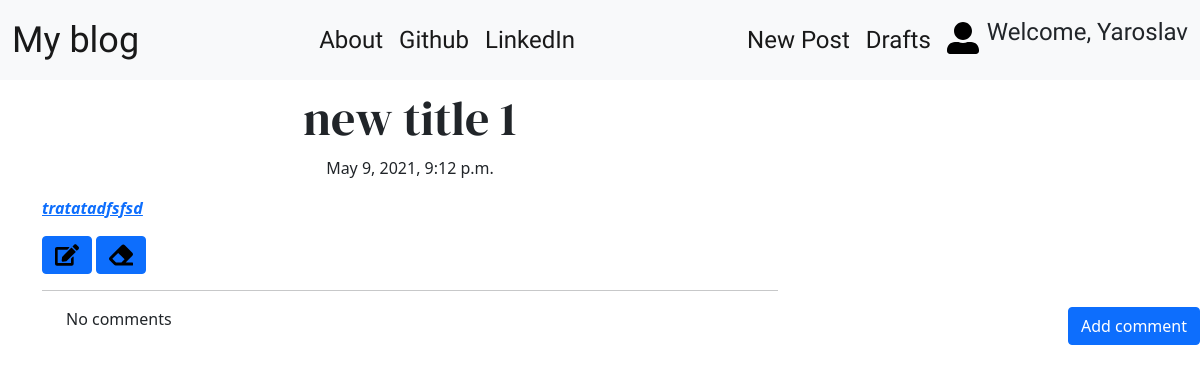
Screenshot of /3/ (signed in) with the database file from the repository.
### blog/models.py (models this page shows, shortened)
class Post(models.Model):
    author = models.ForeignKey('auth.User', on_delete=models.CASCADE)
    title = models.CharField(max_length=200)
    text = models.TextField()
    create_date = models.DateTimeField(default=timezone.now)
    published_date = models.DateTimeField(blank=True, null=True)

### blog/views.py (the view)
# urls.py: path('<int:pk>/', views.PostDetailView.as_view(), name='post_detail'),
class PostDetailView(DetailView):
    model = Post

### blog/templates/blog/post_detail.html
{% extends 'blog/base.html' %}
{% block content %}
{% load static %}
<h1 class="posttitle">{{ post.title }}</h1>
{% if post.published_date %}
    <div class="date postdate">
        {{ post.published_date }}
    </div>
{% else %}
    <a class="btn btn-primary" href="{% url 'post_publish' pk=post.pk %}">Publish</a>
{% endif %}
<p class="postcontent">{{ post.text|safe|linebreaksbr }}</p>
{% if user.is_authenticated %}
    <a class="btn btn-primary d-inline-flex" href="{% url 'post_edit' pk=post.pk %}">
        <svg xmlns="" width="24" height="24"><img src="{% static 'svg/edit_solid.svg' %}"></svg>
    </a>
    <a class="btn btn-primary d-inline-flex" href="{% url 'post_remove' pk=post.pk %}">
        <svg width="24" height="24"><img src="{% static 'svg/eraser_solid.svg' %}"></svg>
    </a>
    <hr>
    <a class="btn btn-primary btn-comment" href="{% url 'add_comment_to_post' pk=post.pk %}">Add comment</a>
    <div class="container">
        {% for comment in post.comments.all %}
            <br>
            {% if user.is_authenticated or comment.approved_comment %}
                {{ comment.created_date }}
                    {% if not comment.approved_comment %}
                        <a class="btn btn-default" href="{% url 'comment_remove' pk=comment.pk %}">
                            <span class="glyphicon glyphicon-remove"></span>
                        </a>
                        <a class="btn btn-primary" href="{% url 'comment_approve' pk=comment.pk %}">
                            <span class="glyphicon glyphicon-ok"></span>
                        </a>
                    {% endif %}
                    <p>{{ comment.text|safe|linebreaks }}</p>
                    <p>Posted by: {{ comment.author }}</p>
            {% endif %}
            {% empty %}
            <p>No comments</p>
        {% endfor %}
    </div>
{% endif %}
{% endblock %}

### blog/templates/blog/base.html (shortened to what this page needs)
<!DOCTYPE html>
{% load static %}
<html lang="en">
<head>
    <link href="https://cdn.jsdelivr.net/npm/bootstrap@5.0.0/dist/css/bootstrap.min.css" rel="stylesheet">
    <link rel="stylesheet" href="//cdn.jsdelivr.net/npm/medium-editor@latest/dist/css/medium-editor.min.css" type="text/css" media="screen" charset="utf-8">
    <link rel="stylesheet" href="{% static 'css/blog.css' %}">
</head>
<body class="loader">
    <nav class="navbar navbar-expand-lg navbar-light bg-light techfont custom-navbar">
        <div class="container-fluid">
            <a class="navbar-brand bigbrand" href="{% url 'post_list' %}">My blog</a>
            <ul class="navbar-nav">
                <li class="nav-item"><a class="nav-link active" href="{% url 'about' %}">About</a></li>
                <li class="nav-item"><a class="nav-link active" href="https://www.github.com">Github</a></li>
                <li class="nav-item"><a class="nav-link active" href="https://www.linkedin.com">LinkedIn</a></li>
            </ul>
            <ul class="navbar-nav navbar-right">
                {% if user.is_authenticated %}
                <li class="nav-item"><a class="nav-link active" href="{% url 'post_new' %}">New Post</a></li>
                <li class="nav-item"><a class="nav-link active" href="{% url 'post_draft_list' %}">Drafts</a></li>
                <li class="nav-item"><a class="nav-link active d-flex align-items-center" href="{% url 'logout' %}"><svg width="32" height="32"><img src="{% static 'svg/user_alt_solid.svg' %}"></svg></a></li>
                <li><a>Welcome, {{ user.username }}</a></li>
                {% else %}
                <li><a class="nav navbar-right" href="{% url 'login' %}"><svg width="32" height="32"><img src="{% static 'svg/user_regular.svg' %}"></svg></a></li>
                {% endif %}
            </ul>
        </div>
    </nav>
    <div class="content container">
        <div class="row">
            <div class="col-md-8">
                <div class="blog_posts">
                    {% block content %}
                    {% endblock %}
                </div>
            </div>
        </div>
    </div>
</body>
</html>

### blog/static/css/blog.css (style rules this page uses)
.techfont { font-family: 'Laila', sans-serif; font-size: 1.5em; margin-bottom: 10px; }
.bigbrand { font-size: 1.5em; }
.postdate { text-align: center; }
.posttitle { font-family: 'DM Serif Display', serif; font-size: 3em; text-align: center; }
.postcontent { font-family: 'Laila', sans-serif; font-size: 1.5em; }
.btn-comment { position: absolute; right: 0px; }
.loader { filter:hue-rotate(0deg); color:linear-gradient(45deg,#0f8,#08f); animation:hue 10000ms infinite linear; }

### rows the page displays
Post: title "new title 1", published_date "May 9, 2021, 9:12 p.m.", text "tratatadfsfsd"

### other values shown
{{ user.username }} "Yaroslav"
